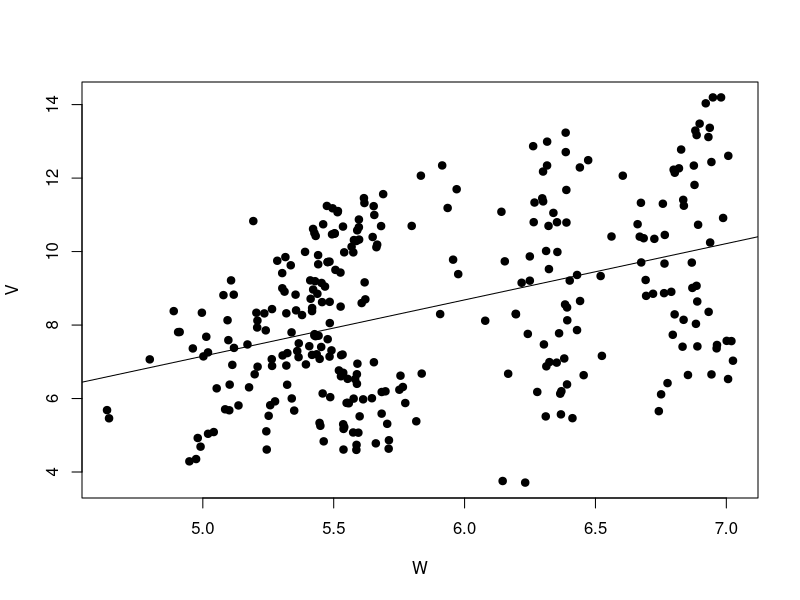
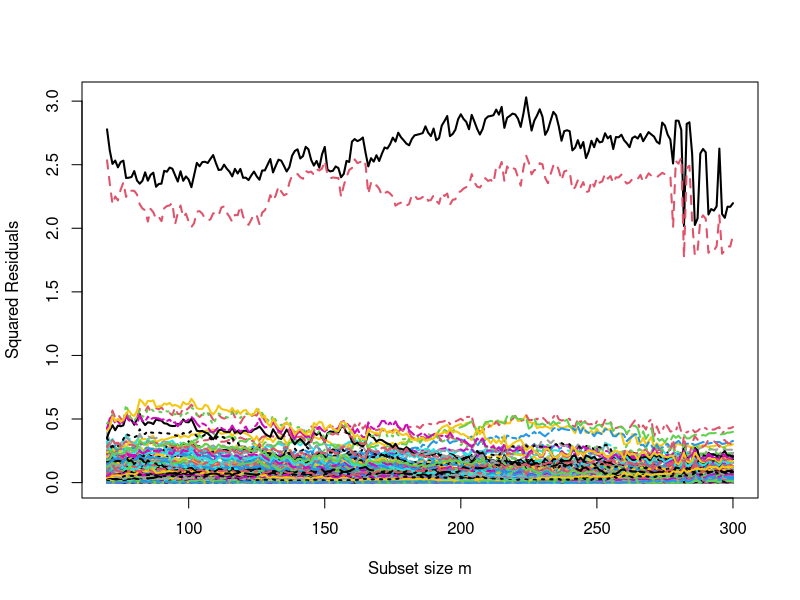
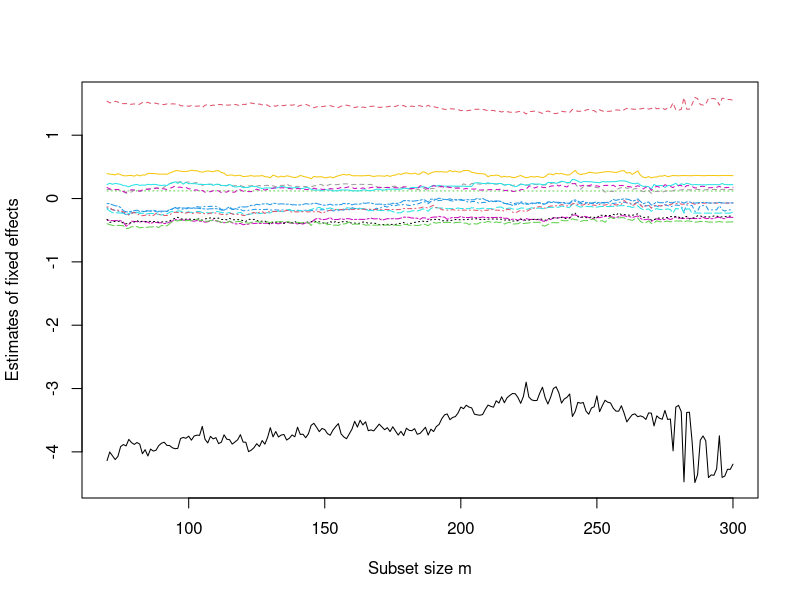
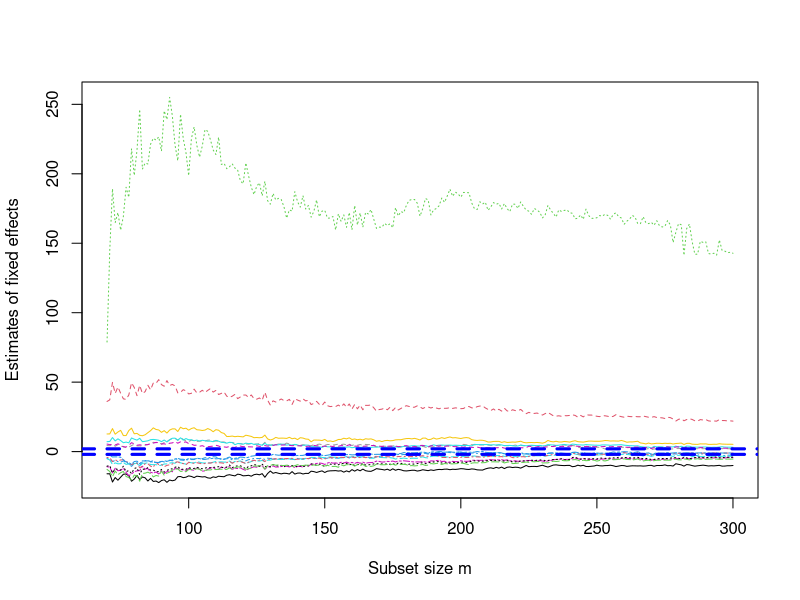
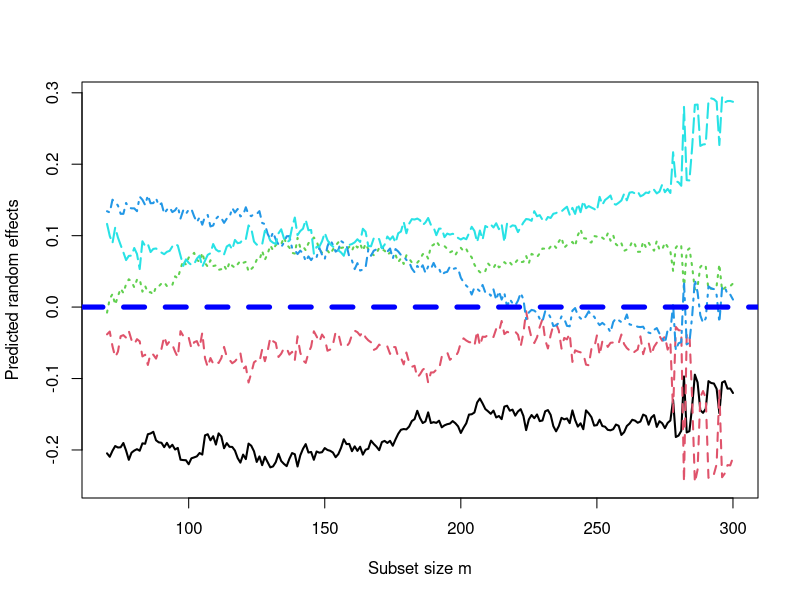

These charts were generated, in order, by the following R code:
library(lme4)
library(Matrix)
library(MASS)
library(ggplot2)


coffebra = read.table("simBRAx1.txt", header = T)
coffebra.cont <- coffebra
# new: nn & grpunt
nn=dim(coffebra.cont)[1]
grpunt=12*5
tabcountry=rbind(c("F", "G", "I", "S", "UK"), c(0,0,0,0,0), c(0,0,0,0,0) )

righe.cont <- 1:2
f1 <- 0.65
f2 <- 0.9

coffebra.cont$logV[righe.cont]=f1*coffebra$logV[righe.cont]
coffebra.cont$logQ[righe.cont]=f2*coffebra$logQ[righe.cont]

plot(coffebra.cont$logQ, coffebra.cont$logV, cex = 1.5, pch = 20, xlab = "W", ylab = "V")
abline(lm(logV ~ logQ, data=coffebra.cont))

fit.coffebra.cont = lmer(logV ~ logQ + t +m1 + m2+m3+m4+m5+ m6+m7+m8+m9+m10+m11+(1 | country), data = coffebra.cont, REML=F)


y = coffebra.cont$logV
ngroups = max(fit.coffebra.cont@Gp)
X = fit.coffebra.cont@pp$X

Z = t(fit.coffebra.cont@pp$Zt)
beta = fit.coffebra.cont@beta
ttest = beta/diag(summary(fit.coffebra.cont)$vcov)^0.5
sigma2U = summary(fit.coffebra.cont)$varcor[[1]][1]
sigma2eps = summary(fit.coffebra.cont)$sigma^2
loglikhat = summary(fit.coffebra.cont)$logLik[1]
Vhat = sigma2U * Z %*% t(Z) + sigma2eps * diag(length(y))
Ghat = sigma2U * diag(max(fit.coffebra.cont@Gp))
### as.matrix(Vhat) to het the matrix

i1 = t(X)%*% ginv(as.matrix(Vhat)) %*% X
i1inv = ginv(i1)
i2 = t(X)%*% ginv(as.matrix(Vhat)) %*% y
### The product i1inv %*% i2 is identical to beta

# ranef : stima dei random effects
### identical to ranef(ranef(fit.coffebra.cont)$pigname[[1]])
uhat = Ghat%*%t(Z)%*%ginv(as.matrix(Vhat)) %*% (y - X%*%beta)
yhat = X%*%beta + Z%*%uhat
res = y - yhat

### pointer = matrix(rep(1:7, ngroups), nrow = 7, ncol = ngroups)
### Generate a matrix of starting time-index
positions = matrix(1:length(y), nrow = max(coffebra.cont$t), ncol = ngroups)

#temp = matrix(NA, nrow = 10, ncol = length(y)/(ncol(X)+1))
temp = NULL
### for(l in 1:nrow(temp)) {
for(l in 1:10) {
    subset=matrix(NA, nrow=ncol(X), ncol = ngroups)
    set.seed(l)
    sss = sample(1:(max(coffebra.cont$t) - ncol(X)+1), ngroups, replace = T)
    for (ii in 1:ncol(positions)) {
        subset[,ii] = positions[sss[ii]:(sss[ii]+ncol(X)-1), ii]
    }
    temp = rbind(as.vector(subset), temp)
}

# temp = matrix(NA, nrow = length(y)/3, ncol = 7)
# subset = 1:3
# for(l in 1:7){
	# if(l == 1) subset = subset
	# else subset = subset+1
# for(i in 1:ngroups) {
	# if (i == 1) out = subset
	# else out = c(out, subset+(i-1)*9)
# }
# temp[, l] = out
# }


resorder =matrix(NA, nrow = length(y), ncol = nrow(temp))
for(j in 1:nrow(temp)) {
    cat(j, "\n")
    mysub = temp[j, ]
    fit.coffebra.cont.sub = lmer(logV ~ logQ + t +m1 + m2+m3+m4+m5+ m6+m7+m8+m9+m10+m11+(1 | country), data = coffebra.cont, REML=F, subset = mysub)
    ngroups = max(fit.coffebra.cont.sub@Gp)
    y.sub = fit.coffebra.cont.sub@resp$y
    X.sub = fit.coffebra.cont.sub@pp$X
    Z.sub = t(fit.coffebra.cont.sub@pp$Zt)
    beta.sub = fit.coffebra.cont.sub@beta
    sigma2U.sub = summary(fit.coffebra.cont.sub)$varcor[[1]][1]
    sigma2eps.sub = summary(fit.coffebra.cont.sub)$sigma^2
    loglikhat.sub = summary(fit.coffebra.cont.sub)$logLik[1]
    Ghat.sub = sigma2U.sub * diag(ngroups)

### This is to check if beta is obtained
    Vhat.sub = sigma2U.sub * Z.sub %*% t(Z.sub) + sigma2eps.sub * diag(length(y.sub))
### as.matrix(Vhat) to het the matrix
    i1 = t(X.sub)%*% ginv(as.matrix(Vhat.sub)) %*% X.sub
    i1inv = ginv(i1)
    i2 = t(X.sub)%*% ginv(as.matrix(Vhat.sub)) %*% y.sub
### The product i1inv %*% i2 is identical to beta

### Ste equal to zero rows unused
    not.mysub = setdiff(1:length(y), mysub)
    Z.reduced = Z
    Z.reduced[not.mysub, ] = 0

    Vhat.sub1 = sigma2U.sub * Z.reduced %*% t(Z.reduced) + sigma2eps.sub * diag(length(y))
    Ghat.sub1 = sigma2U.sub * diag(ngroups)


### identical to ranef(ranef(fit.coffebra.cont.sub)$pigname[[1]])
    uhat.sub = Ghat.sub1%*%t(Z.reduced)%*%ginv(as.matrix(Vhat.sub1)) %*% (y - X%*%beta.sub)
###    yhat.sub = X%*%beta.sub + Z.reduced%*%uhat.sub
    yhat.sub = X%*%beta.sub + Z%*%uhat.sub
    res.sub = y - yhat.sub

    resorder[,j] = sort(res.sub^2)
}

bsb = temp[which.min(apply(resorder, 2, median)), ]

### Storage of quantities
res.fwd=matrix(NA, nrow = length(y), ncol = length(y)-length(bsb) + 1)
beta.fwd = matrix(NA, nrow = ncol(X), ncol = length(y)-length(bsb) + 1)
ttest.fwd = beta.fwd
sigma2U.fwd = matrix(NA, nrow = 1, ncol = length(y)-length(bsb)+ 1)
sigma2eps.fwd = matrix(NA, nrow = 1, ncol = length(y)-length(bsb)+ 1)
row.inside.fwd = matrix(NA, nrow = length(y),ncol = length(y)-length(bsb)+ 1)
uhat.fwd = matrix(NA, nrow=ngroups, ncol = length(y)-length(bsb)+ 1)


############################  START OF THE FS

# new: seq code and for code
fscycle=seq(70,300,5)

# original:
 for(m in fscycle) {
   
   tabcountry[2:3,1:5]=0
  
    cat("Subset size m of the FWD = ", m, "\n")
    if (m == length(bsb)) { ### first step of the forward search
	step = 1
	ttt = bsb
        init.fit = lmer(logV ~ logQ + t +m1 + m2+m3+m4+m5+ m6+m7+m8+m9+m10+m11+(1 | country), data = coffebra.cont, REML=F, subset = ttt)
        ngroups = max(init.fit@Gp)
        y.sub = init.fit@resp$y
        X.sub = init.fit@pp$X
        Z.sub = t(init.fit@pp$Zt)
        beta.sub = init.fit@beta
        ttest.sub = beta.sub/diag(summary(init.fit)$vcov)^0.5
        sigma2U.sub = summary(init.fit)$varcor[[1]][1]
        sigma2eps.sub = summary(init.fit)$sigma^2
        loglikhat.sub = summary(init.fit)$logLik[1]
        Ghat.sub = sigma2U.sub * diag(ngroups)

### Ste equal to zero rows unused
	not.mysub = setdiff(1:length(y), ttt)
        Z.reduced = Z
        Z.reduced[not.mysub, ] = 0

        Vhat.sub1 = sigma2U.sub * Z.reduced %*% t(Z.reduced) + sigma2eps.sub * diag(length(y))
	Ghat.sub1 = sigma2U.sub * diag(ngroups)


### identical to ranef(ranef(fit.coffebra.cont.sub)$pigname[[1]])
        uhat.sub = Ghat.sub1%*%t(Z.reduced)%*%ginv(as.matrix(Vhat.sub1)) %*% (y - X%*%beta.sub)
###        yhat.sub = X%*%beta.sub + Z.reduced%*%uhat.sub
        yhat.sub = X%*%beta.sub + Z%*%uhat.sub
        res.sub = y - yhat.sub
        posm = which(order(res.sub^2)<= m)
        res.fwd[, step] = as.vector(res.sub)
        beta.fwd[, step] = as.vector(beta.sub)
        ttest.fwd[, step] = as.vector(ttest.sub)
        sigma2U.fwd[1, step] = as.vector(sigma2U.sub)
        sigma2eps.fwd[1, step] = as.vector(sigma2eps.sub)
        row.inside.fwd[1:length(bsb), step] = bsb
        uhat.fwd[, step] = as.vector(uhat.sub)
    }
    else{
        #step = step+1
        
########## create a inner cycle for 1 < m < 5        
        
        for (incy in 1:5){
          step = step+1
          
############################################################  ORDERING RESIDUALS        
        # new: ordering a data matrix with countries
        tmpres=as.data.frame(cbind(1:nn,as.vector(coffebra.cont$country),as.vector(res.sub^2)))
        names(tmpres)=c("unit","country","res2")
        
        # new: ordering two levels
        otmpres=tmpres[order(tmpres$country, tmpres$res2),]
        
        # we take the first m/5 units for each country
        ordbsb=as.vector(otmpres$unit)
        ordind=c((1:(m/5))+0*grpunt, (1:(m/5))+1*grpunt, (1:(m/5))+2*grpunt, (1:(m/5))+3*grpunt, (1:(m/5))+4*grpunt)
        # Then we take the smallest among countries in step m
        
        bsblast=ordbsb[ordind]
        
        # creo una tabella con valori 0/1 con testata F G I S K
        #                                             0 1 0 0 1
        # prendo il valore più piccolo fra le country non già prese!
        
        selind=c(((m/5))+0*grpunt, ((m/5))+1*grpunt, ((m/5))+2*grpunt, ((m/5))+3*grpunt, ((m/5))+4*grpunt)
        
        
        # 1=F, 2=G, 3=I, 4=S, 5=UK
        # mincountry=which.min(otmpres[selind,3]) # not needed?
        
        # == 15
        idx=selind[which.min(otmpres[selind,3])]
        idy=as.numeric(as.vector(otmpres[idx,1]))
        
        
        # gives the unordered residuals on step m of all countries 
        ordctry=as.numeric(as.vector(otmpres[selind,3]))
        # gives the unordered IDEXES of residuals on step m of all countries 
        ordctryind=as.numeric(as.vector(otmpres[selind,1]))
        # gives the order of the residual that must be applied to INDEXES (ordctryind)
        ordctryindex=order(as.vector(otmpres[selind,3]))
        ordindx=ordctryind[ordctryindex]
        mtchidx=match(otmpres[,1],ordindx)
        
        
        
        # select the 1st best, 2nd best, ..., 5th best inside inner cycle
        for (cv_idx in 1:5)
        {
          id_ctry=which(match(tabcountry[1,],tmpres[ordindx[cv_idx],2])==1)
          cat("m:", m, " incy:", incy, " id_ctry:", id_ctry,"\n")
          if(tabcountry[2,id_ctry]==0)
          {
            tabcountry[2,id_ctry]=1
            tabcountry[3,id_ctry]=ordindx[cv_idx]
            id_best=ordindx[cv_idx]
            break
          }
        }
        
        
        
#         # external for index parse the candidate vector 
#         for (cv_idx in 1:5){
#           # internal for index parse TABLE [F G I S K] 2nd row
#             for (tab_idx in 1:5){
#             # if is not already taken ... set to 1
#             if (tabcountry[1,tab_idx]==0){
#               tabcountry[2,ordctry[ij]]=1
#             }
#             break
#           }
#         }
        
        # ordinerei con quelli di m (step5) + quelli aggiuntivi   
        # calcolati in questi cicli interni
        
        stblockbsb=ordbsb[ordind]
        
        
        nbsb=c(stblockbsb[1:(m-5+incy-1)], id_best)
        
        
        ttt = nbsb
        
#############################################################
        
        init.fit = lmer(logV ~ logQ + t +m1 + m2+m3+m4+m5+ m6+m7+m8+m9+m10+m11+(1 | country), data = coffebra.cont, REML=F, subset = ttt)
###        init.fit = lmer(w ~ t +(1 | pigname), data = pig, REML=F, subset = ttt)
        check.ngroups = max(init.fit@Gp)
        
        
        cat("\n", "Progression = ", step, "\n")

        y.sub = init.fit@resp$y
        X.sub = init.fit@pp$X
        Z.sub = t(init.fit@pp$Zt)
        beta.sub = init.fit@beta
        ttest.sub = beta.sub/diag(summary(init.fit)$vcov)^0.5
        sigma2U.sub = summary(init.fit)$varcor[[1]][1]
        sigma2eps.sub = summary(init.fit)$sigma^2
        loglikhat.sub = summary(init.fit)$logLik[1]
        Ghat.sub = sigma2U.sub * diag(ngroups)

### Ste equal to zero rows unused

	    not.mysub = setdiff(1:length(y), ttt)
	    Z.reduced = Z

        if(length(not.mysub)>0)
            Z.reduced[not.mysub, ] = 0

        Vhat.sub1 = sigma2U.sub * Z.reduced %*% t(Z.reduced) + sigma2eps.sub * diag(length(y))
	    Ghat.sub1 = sigma2U.sub * diag(ngroups)


### identical to ranef(ranef(fit.coffebra.cont.sub)$pigname[[1]])
        uhat.sub = Ghat.sub1%*%t(Z.reduced)%*%ginv(as.matrix(Vhat.sub1)) %*% (y - X%*%beta.sub)
###        yhat.sub = X%*%beta.sub + Z.reduced%*%uhat.sub
        yhat.sub = X%*%beta.sub + Z%*%uhat.sub
        res.sub = y - yhat.sub
        res.fwd[, step] = as.vector(res.sub)
        beta.fwd[, step] = as.vector(beta.sub)
        ttest.fwd[, step] = as.vector(ttest.sub)
        sigma2U.fwd[1, step] = as.vector(sigma2U.sub)
        sigma2eps.fwd[1, step] = as.vector(sigma2eps.sub)
        row.inside.fwd[1:length(nbsb), step] = nbsb
        uhat.fwd[, step] = as.vector(uhat.sub)

        }  # innercycle
    }
}

fscycle0=70:300
fscycle1=1:231

plot(length(bsb):length(y), (res.fwd[1,])^2, type = "n", ylim = range(res.fwd^2, na.rm = T), xlab = "Subset size m", ylab = "Squared Residuals")
for (i in 1:nrow(res.fwd)) 
  lines(fscycle0, (res.fwd[i, fscycle1])^2, lty = i, col = i, lwd=2)


plot(length(bsb):length(y), beta.fwd[1,], type = "n", ylim = range(beta.fwd, na.rm = T), xlab = "Subset size m", ylab = "Estimates of fixed effects")
for (i in 1:nrow(beta.fwd)) lines(length(bsb):length(y), beta.fwd[i, ], lty = i, col = i)

plot(length(bsb):length(y), ttest.fwd[1,], type = "n", ylim = range(ttest.fwd, na.rm = T), xlab = "Subset size m", ylab = "Estimates of fixed effects")
for (i in 1:nrow(beta.fwd)) lines(length(bsb):length(y), ttest.fwd[i, ], lty = i, col = i)
abline(h = c(-2,2), lwd = 3, lty = 2, col = "blue")


plot(length(bsb):length(y), uhat.fwd[1,], type = "n", ylim = range(uhat.fwd, na.rm = T), xlab = "Subset size m", ylab = "Predicted random effects")
for (i in 1:nrow(uhat.fwd)) 
  lines(fscycle0, uhat.fwd[i, fscycle1], lty = i, col = i, lwd=2)
abline(h = 0, lwd = 5, lty = 2, col = "blue")




